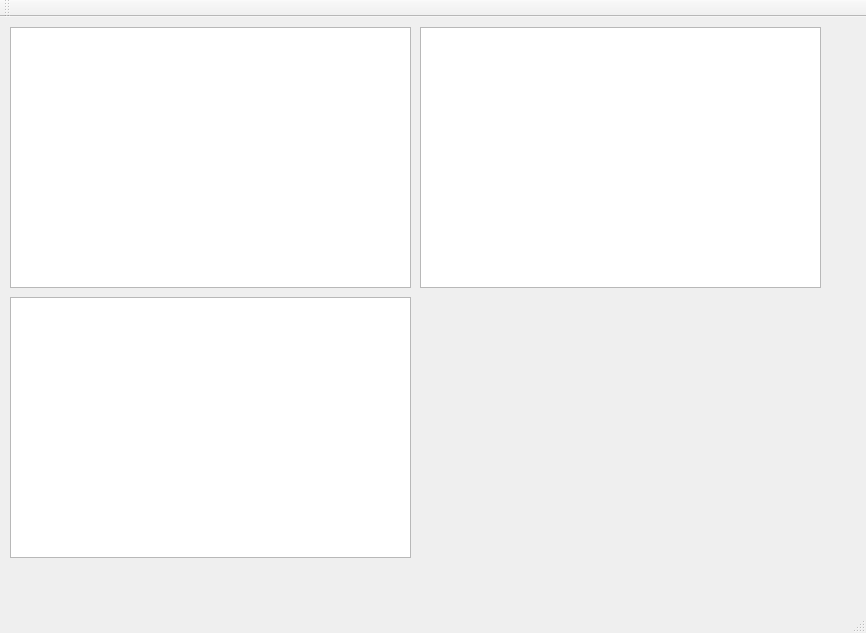
<?xml version="1.0" encoding="UTF-8"?>
<ui version="4.0">
 <class>MainWindow</class>
 <widget class="QMainWindow" name="MainWindow">
  <property name="geometry">
   <rect>
    <x>0</x>
    <y>0</y>
    <width>866</width>
    <height>633</height>
   </rect>
  </property>
  <property name="windowTitle">
   <string>MainWindow</string>
  </property>
  <widget class="QWidget" name="centralWidget">
   <widget class="View" name="chtOriginEmit">
    <property name="geometry">
     <rect>
      <x>10</x>
      <y>10</y>
      <width>401</width>
      <height>261</height>
     </rect>
    </property>
   </widget>
   <widget class="View" name="chtNoise">
    <property name="geometry">
     <rect>
      <x>420</x>
      <y>10</y>
      <width>401</width>
      <height>261</height>
     </rect>
    </property>
   </widget>
   <widget class="View" name="chtActualEmit">
    <property name="geometry">
     <rect>
      <x>10</x>
      <y>280</y>
      <width>401</width>
      <height>261</height>
     </rect>
    </property>
   </widget>
  </widget>
  <widget class="QMenuBar" name="menuBar">
   <property name="geometry">
    <rect>
     <x>0</x>
     <y>0</y>
     <width>866</width>
     <height>22</height>
    </rect>
   </property>
  </widget>
  <widget class="QToolBar" name="mainToolBar">
   <attribute name="toolBarArea">
    <enum>TopToolBarArea</enum>
   </attribute>
   <attribute name="toolBarBreak">
    <bool>false</bool>
   </attribute>
  </widget>
  <widget class="QStatusBar" name="statusBar"/>
 </widget>
 <layoutdefault spacing="6" margin="11"/>
 <customwidgets>
  <customwidget>
   <class>View</class>
   <extends>QGraphicsView</extends>
   <header>chart/view.h</header>
  </customwidget>
 </customwidgets>
 <resources/>
 <connections/>
</ui>
